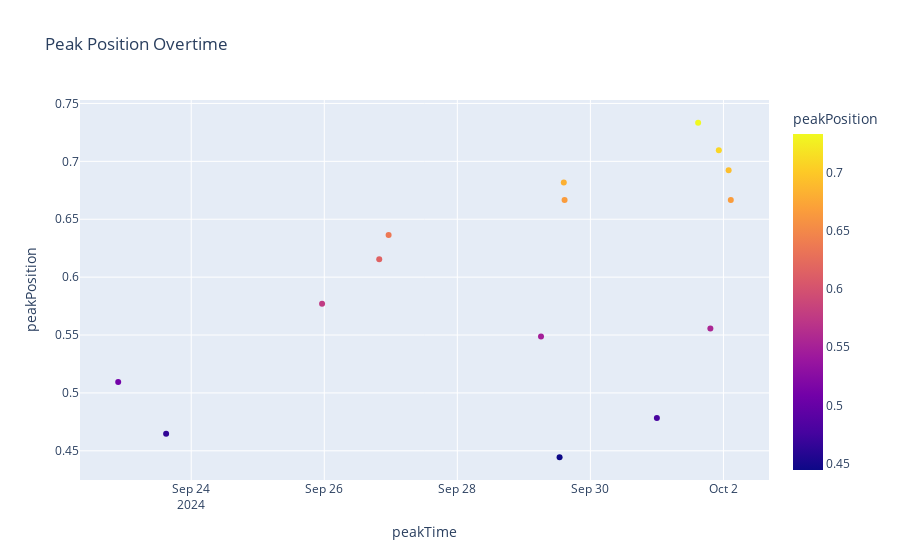

Notebook code for this chart:
### Code cell
## This is a scatterplot that takes in 15 rows and compares peak time and peak position.
px.scatter(df.head(15), x='peakTime', y='peakPosition', color='peakPosition', title = 'Peak Position Overtime')

### Figure 1 — Plotly figure (JSON) as saved in the notebook; plotly's stock layout.template omitted (floating-point values rounded to 4 significant figures)
{"data": [{"hovertemplate": "peakTime=%{x}<br>peakPosition=%{marker.color}<extra></extra>", "legendgroup": "", "marker": {"color": [0.5094, 0.4648, 0.5769, 0.6154, 0.6364, 0.5488, 0.4444, 0.6818, 0.6667, 0.4783, 0.7333, 0.5556, 0.7097, 0.6923, 0.6667], "coloraxis": "coloraxis", "symbol": "circle"}, "mode": "markers", "name": "", "orientation": "v", "showlegend": false, "type": "scatter", "x": ["2024-09-22T21:39:00+00:00", "2024-09-23T14:56:00+00:00", "2024-09-25T23:12:00+00:00", "2024-09-26T19:49:00+00:00", "2024-09-26T23:12:00+00:00", "2024-09-29T06:11:00+00:00", "2024-09-29T12:53:00+00:00", "2024-09-29T14:24:00+00:00", "2024-09-29T14:41:00+00:00", "2024-09-30T23:59:00+00:00", "2024-10-01T14:52:00+00:00", "2024-10-01T19:17:00+00:00", "2024-10-01T22:20:00+00:00", "2024-10-02T01:52:00+00:00", "2024-10-02T02:39:00+00:00"], "xaxis": "x", "y": [0.5094, 0.4648, 0.5769, 0.6154, 0.6364, 0.5488, 0.4444, 0.6818, 0.6667, 0.4783, 0.7333, 0.5556, 0.7097, 0.6923, 0.6667], "yaxis": "y"}], "layout": {"autosize": true, "coloraxis": {"colorbar": {"title": {"text": "peakPosition"}}, "colorscale": [[0, "#0d0887"], [0.1111, "#46039f"], [0.2222, "#7201a8"], [0.3333, "#9c179e"], [0.4444, "#bd3786"], [0.5556, "#d8576b"], [0.6667, "#ed7953"], [0.7778, "#fb9f3a"], [0.8889, "#fdca26"], [1, "#f0f921"]]}, "legend": {"tracegroupgap": 0}, "title": {"text": "Peak Position Overtime"}, "xaxis": {"anchor": "y", "autorange": true, "domain": [0, 1], "range": ["2024-09-22 08:13:24.521", "2024-10-02 16:04:35.479"], "title": {"text": "peakTime"}, "type": "date"}, "yaxis": {"anchor": "x", "autorange": true, "domain": [0, 1], "range": [0.4206, 0.7572], "title": {"text": "peakPosition"}, "type": "linear"}}}
